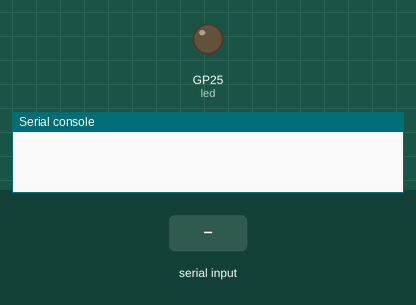
A program run on a simulated Raspberry Pi Pico running MicroPython. Shown: output pins drawn as LEDs (lit = HIGH), the last lines printed to the serial console. Inputs (shaded band) come from the test bench.

Above: at 1.2 s.
1.3 s: "ON" received over the second serial link
At 1.8 s:
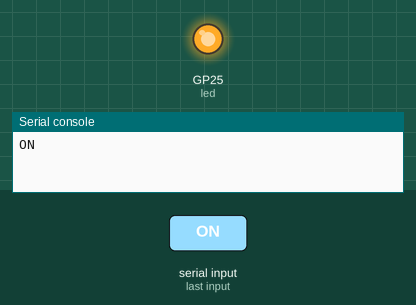
2.8 s: "OFF" received over the second serial link
At 4.1 s:
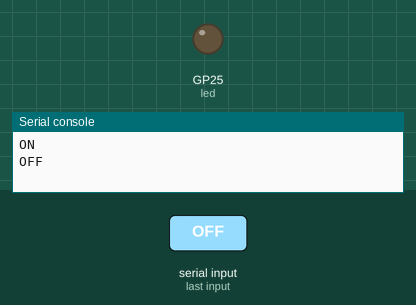
Timing chart, 0 to 5.8 s (numbered marks = the images above; inputs shaded):
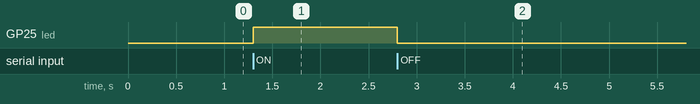

Measured:
- after the input at 1.3 s, GP25 (led): LOW → HIGH at once
- after the input at 2.8 s, GP25 (led): HIGH → LOW at once

The program:

main.py
```python
from machine import Pin, UART

led = Pin('LED', Pin.OUT)

test_uart = UART(1, baudrate=9600, tx=Pin(4), rx=Pin(5))

while True:
  if test_uart.any():
    message = test_uart.read().decode()
    print(message)

    if message == 'ON':
      led.on()
    elif message == 'OFF':
      led.off()
```
